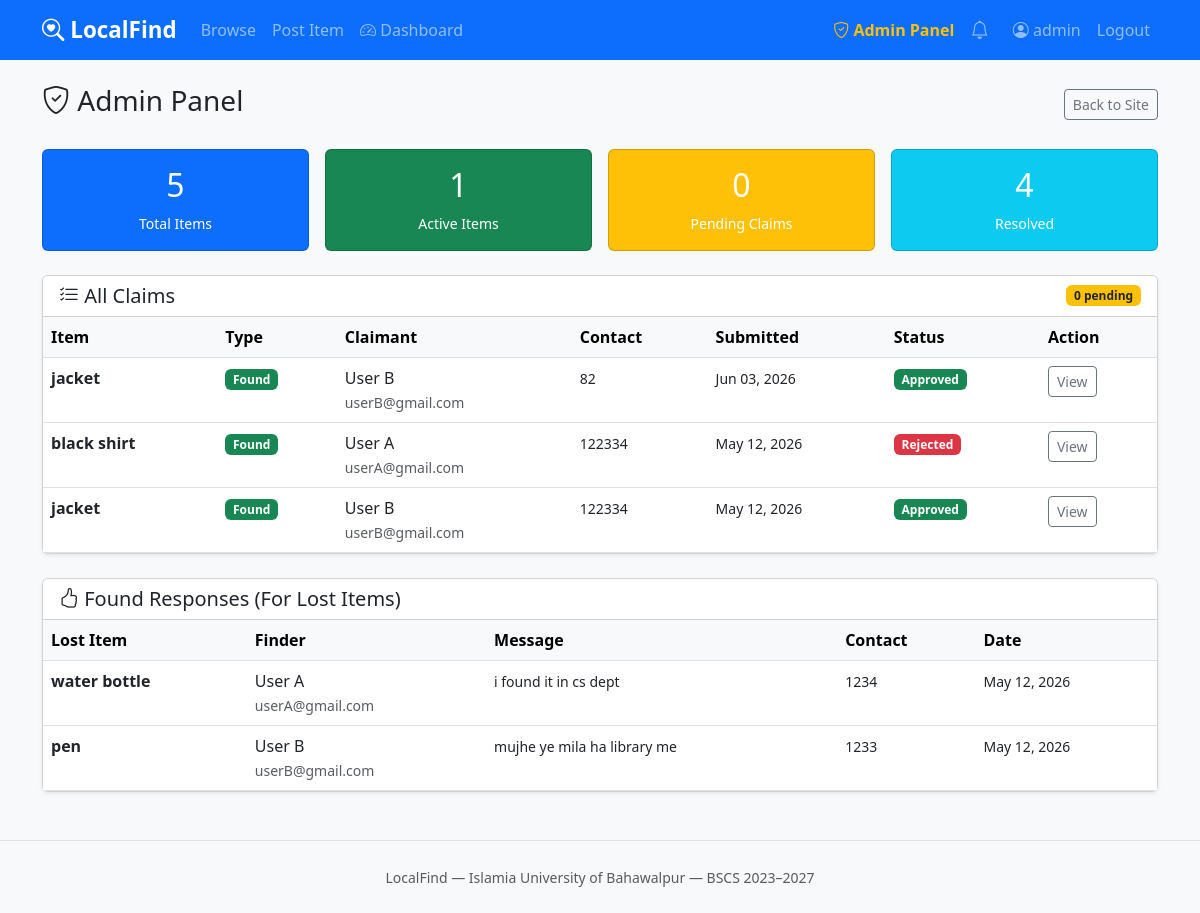
/admin-panel/ (signed in), run on an earlier commit of the app's database.
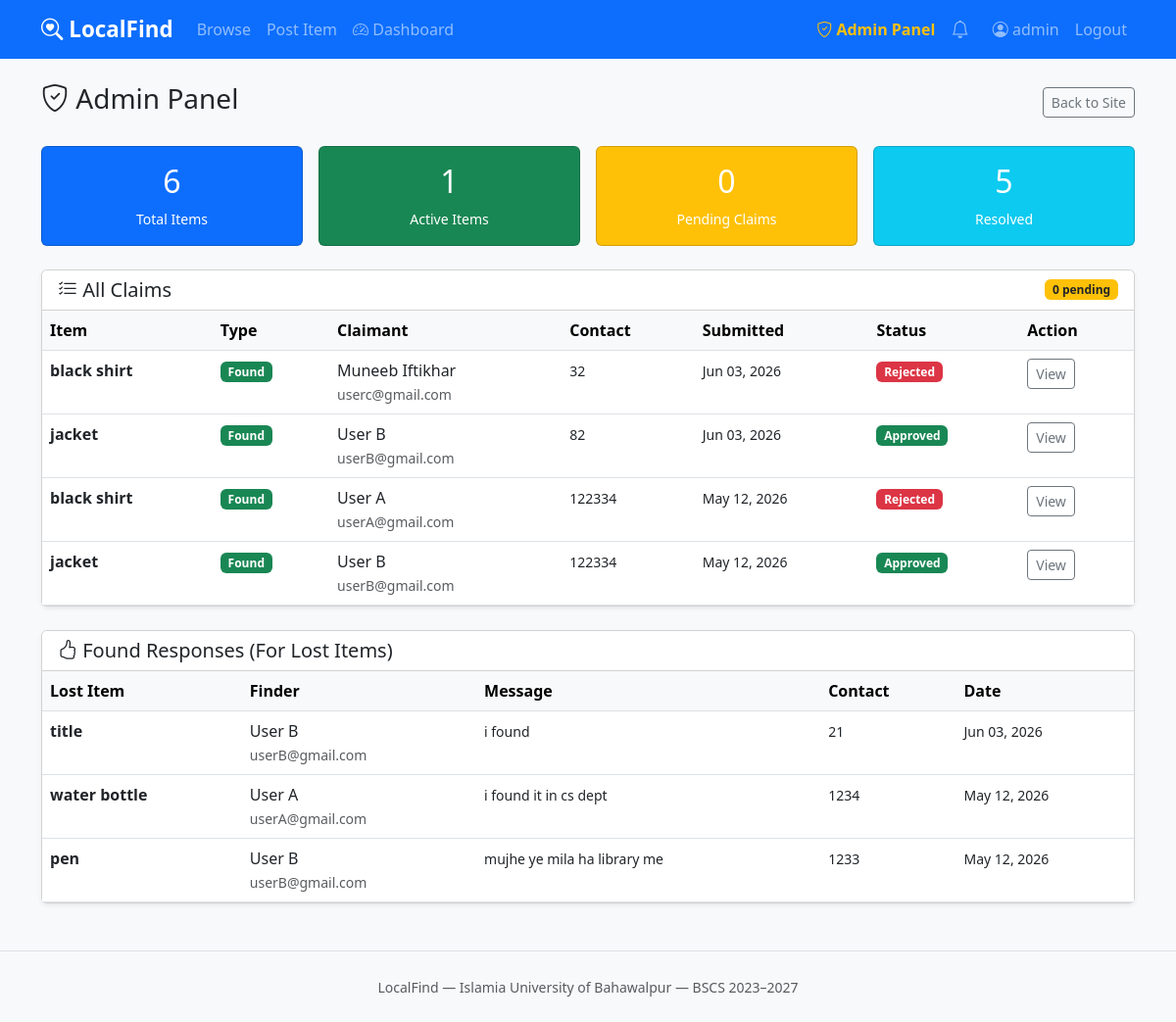
And on a later commit of the database.
### accounts/models.py (models this page shows, shortened)
class CustomUser(AbstractBaseUser, PermissionsMixin):
    email          = models.EmailField(unique=True)
    full_name      = models.CharField(max_length=150)
    phone_number   = models.CharField(max_length=20, blank=True)
    campus_location = models.CharField(max_length=100, blank=True)
    date_joined    = models.DateTimeField(auto_now_add=True)
    is_active      = models.BooleanField(default=True)
    is_staff       = models.BooleanField(default=False)
    objects = CustomUserManager()
    USERNAME_FIELD  = 'email'
    REQUIRED_FIELDS = ['full_name']

### items/models.py (models this page shows, shortened)
class Claim(models.Model):
    STATUS_CHOICES = [
        ('pending', 'Pending'),
        ('approved', 'Approved'),
        ('rejected', 'Rejected'),
    ]
    item              = models.ForeignKey(Item, on_delete=models.CASCADE, related_name='claims')
    claimant          = models.ForeignKey(settings.AUTH_USER_MODEL, on_delete=models.CASCADE, related_name='claims')
    proof_description = models.TextField()
    contact_details   = models.CharField(max_length=200)
    status            = models.CharField(max_length=10, choices=STATUS_CHOICES, default='pending')
    admin_remarks     = models.TextField(blank=True)
    submitted_at      = models.DateTimeField(auto_now_add=True)
    resolved_at       = models.DateTimeField(blank=True, null=True)
    class Meta:
        ordering = ['-submitted_at']
        unique_together = ('item', 'claimant')

class Item(models.Model):
    ITEM_TYPE_CHOICES = [
        ('lost', 'Lost'),
        ('found', 'Found'),
    ]
    CATEGORY_CHOICES = [
        ('electronics', 'Electronics'),
        ('documents', 'Documents'),
        ('keys', 'Keys'),
        ('accessories', 'Accessories'),
        ('clothing', 'Clothing'),
        ('other', 'Other'),
    ]
    STATUS_CHOICES = [
        ('active', 'Active'),
        ('claimed', 'Claimed'),
        ('resolved', 'Resolved'),
        ('expired', 'Expired'),
    ]
    posted_by         = models.ForeignKey(settings.AUTH_USER_MODEL, on_delete=models.CASCADE, related_name='items')
    item_type         = models.CharField(max_length=10, choices=ITEM_TYPE_CHOICES)
    title             = models.CharField(max_length=200)
    category          = models.CharField(max_length=20, choices=CATEGORY_CHOICES)
    description       = models.TextField()
    location          = models.CharField(max_length=200)
    date_of_incident  = models.DateField()
    image             = models.ImageField(upload_to='items/', blank=True, null=True)
    status            = models.CharField(max_length=10, choices=STATUS_CHOICES, default='active')
    created_at        = models.DateTimeField(auto_now_add=True)
    expires_at        = models.DateTimeField(default=expiry_date)
    class Meta:
        ordering = ['-created_at']

class FoundResponse(models.Model):
    item            = models.ForeignKey(Item, on_delete=models.CASCADE, related_name='found_responses')
    responder       = models.ForeignKey(settings.AUTH_USER_MODEL, on_delete=models.CASCADE, related_name='found_responses')
    message         = models.TextField()
    contact_details = models.CharField(max_length=200)
    submitted_at    = models.DateTimeField(auto_now_add=True)
    is_read         = models.BooleanField(default=False)
    class Meta:
        ordering = ['-submitted_at']
        unique_together = ('item', 'responder')

### items/views.py (the view)
# urls.py: path('admin-panel/',              views.admin_dashboard,    name='admin_dashboard'),
@login_required
@user_passes_test(is_admin)
def admin_dashboard(request):
    total_items    = Item.objects.count()
    active_items   = Item.objects.filter(status='active').count()
    resolved_items = Item.objects.filter(status='resolved').count()
    pending_claims = Claim.objects.filter(status='pending').count()
    all_claims     = Claim.objects.all().order_by('-submitted_at')
    all_responses  = FoundResponse.objects.all().order_by('-submitted_at')
    return render(request, 'dashboard/admin_dashboard.html', {
        'total_items':    total_items,
        'active_items':   active_items,
        'resolved_items': resolved_items,
        'pending_claims': pending_claims,
        'all_claims':     all_claims,
        'all_responses':  all_responses,
    })

### items/context_processors.py (called while the page is built)
def notifications(request):
    if request.user.is_authenticated:
        notifs = Notification.objects.filter(
            recipient=request.user
        ).order_by('-created_at')[:5]
        unread_count = Notification.objects.filter(
            recipient=request.user, is_read=False
        ).count()
        return {
            'notifications': notifs,
            'unread_notif_count': unread_count,
        }
    return {
        'notifications': [],
        'unread_notif_count': 0,
    }

### items/views.py (called while the page is built)
def is_admin(user):
    return user.is_staff

### templates/dashboard/admin_dashboard.html (shortened to what this page needs)
{% extends 'base.html' %}
{% block content %}
<div class="d-flex justify-content-between align-items-center mb-4">
  <h3><i class="bi bi-shield-check"></i> Admin Panel</h3>
  <a href="{% url 'items:home' %}" class="btn btn-outline-secondary btn-sm">Back to Site</a>
</div>
<div class="row g-3 mb-4">
  <div class="col-md-3">
    <div class="card text-white bg-primary text-center p-3">
      <h2>{{ total_items }}</h2>
      <small>Total Items</small>
    </div>
  </div>
  <div class="col-md-3">
    <div class="card text-white bg-success text-center p-3">
      <h2>{{ active_items }}</h2>
      <small>Active Items</small>
    </div>
  </div>
  <div class="col-md-3">
    <div class="card text-white bg-warning text-center p-3">
      <h2>{{ pending_claims }}</h2>
      <small>Pending Claims</small>
    </div>
  </div>
  <div class="col-md-3">
    <div class="card text-white bg-info text-center p-3">
      <h2>{{ resolved_items }}</h2>
      <small>Resolved</small>
    </div>
  </div>
</div>
<div class="card shadow-sm">
  <div class="card-header bg-white d-flex justify-content-between align-items-center">
    <h5 class="mb-0"><i class="bi bi-list-check"></i> All Claims</h5>
    <span class="badge bg-warning text-dark">{{ pending_claims }} pending</span>
  </div>
  <div class="card-body p-0">
    {% if all_claims %}
    <div class="table-responsive">
      <table class="table table-hover mb-0">
        <thead class="table-light">
          <tr>
            <th>Item</th>
            <th>Type</th>
            <th>Claimant</th>
            <th>Contact</th>
            <th>Submitted</th>
            <th>Status</th>
            <th>Action</th>
          </tr>
        </thead>
        <tbody>
          {% for claim in all_claims %}
          <tr>
            <td><strong>{{ claim.item.title }}</strong></td>
            <td>
              <span class="badge {% if claim.item.item_type == 'lost' %}bg-danger{% else %}bg-success{% endif %}">
                {{ claim.item.get_item_type_display }}
              </span>
            </td>
            <td>
              {{ claim.claimant.full_name }}<br>
              <small class="text-muted">{{ claim.claimant.email }}</small>
            </td>
            <td><small>{{ claim.contact_details }}</small></td>
            <td><small>{{ claim.submitted_at|date:"M d, Y" }}</small></td>
            <td>
              {% if claim.status == 'pending' %}
              <span class="badge bg-warning text-dark">Pending</span>
              {% elif claim.status == 'approved' %}
              <span class="badge bg-success">Approved</span>
              {% else %}
              <span class="badge bg-danger">Rejected</span>
              {% endif %}
            </td>
            <td>
              {% if claim.status == 'pending' %}
              <a href="{% url 'items:admin_claim_detail' claim.pk %}"
                 class="btn btn-sm btn-primary">Review</a>
              {% else %}
              <a href="{% url 'items:admin_claim_detail' claim.pk %}"
                 class="btn btn-sm btn-outline-secondary">View</a>
              {% endif %}
            </td>
          </tr>
          {% endfor %}
        </tbody>
      </table>
    </div>
    {% else %}
    <div class="text-center py-5 text-muted">
      <i class="bi bi-inbox" style="font-size:3rem;"></i>
      <p class="mt-2">No claims yet.</p>
    </div>
    {% endif %}
  </div>
</div>
<div class="card shadow-sm mt-4">
  <div class="card-header bg-white">
    <h5 class="mb-0"><i class="bi bi-hand-thumbs-up"></i> Found Responses (For Lost Items)</h5>
  </div>
  <div class="card-body p-0">
    <div class="table-responsive">
      <table class="table table-hover mb-0">
        <thead class="table-light">
          <tr>
            <th>Lost Item</th>
            <th>Finder</th>
            <th>Message</th>
            <th>Contact</th>
            <th>Date</th>
          </tr>
        </thead>
        <tbody>
          {% for resp in all_responses %}
          <tr>
            <td><strong>{{ resp.item.title }}</strong></td>
            <td>{{ resp.responder.full_name }}<br><small class="text-muted">{{ resp.responder.email }}</small></td>
            <td><small>{{ resp.message|truncatechars:60 }}</small></td>
            <td><small>{{ resp.contact_details }}</small></td>
            <td><small>{{ resp.submitted_at|date:"M d, Y" }}</small></td>
          </tr>
          {% empty %}
          <tr><td colspan="5" class="text-center text-muted py-3">No response yet </td></tr>
          {% endfor %}
        </tbody>
      </table>
    </div>
  </div>
</div>
{% endblock %}

### templates/base.html (shortened to what this page needs)
<!DOCTYPE html>
<html lang="en">
<head>
  <link href="https://cdn.jsdelivr.net/npm/bootstrap@5.3.0/dist/css/bootstrap.min.css" rel="stylesheet">
  <link href="https://cdn.jsdelivr.net/npm/bootstrap-icons@1.11.0/font/bootstrap-icons.css" rel="stylesheet">
</head>
<body>
<nav class="navbar navbar-expand-lg navbar-dark bg-primary">
  <div class="container">
    <a class="navbar-brand" href="{% url 'items:home' %}">
      <i class="bi bi-search-heart"></i> LocalFind
    </a>
    <div class="collapse navbar-collapse" id="navMenu">
      <ul class="navbar-nav me-auto">
        <li class="nav-item"><a class="nav-link" href="{% url 'items:home' %}">Browse</a></li>
        {% if user.is_authenticated %}
        <li class="nav-item"><a class="nav-link" href="{% url 'items:post_item' %}">Post Item</a></li>
        <li class="nav-item">
          <a class="nav-link" href="{% url 'items:dashboard' %}">
            <i class="bi bi-speedometer2"></i> Dashboard
          </a>
        </li>
        {% endif %}
      </ul>
      <ul class="navbar-nav align-items-center">
        {% if user.is_authenticated %}
        {% if user.is_staff %}
        <li class="nav-item">
          <a class="nav-link text-warning fw-semibold" href="{% url 'items:admin_dashboard' %}">
            <i class="bi bi-shield-check"></i> Admin Panel
          </a>
        </li>
        {% endif %}
        <li class="nav-item dropdown me-2">
          <a class="nav-link position-relative dropdown-toggle no-caret" href="#" id="notifDropdown" role="button" data-bs-toggle="dropdown" aria-expanded="false">
            <i class="bi bi-bell" style="font-size: 1.15rem;"></i>
          </a>
        </li>
        <li class="nav-item"><a class="nav-link" href="{% url 'accounts:profile' %}"><i class="bi bi-person-circle"></i> {{ user.full_name }}</a></li>
        <li class="nav-item"><a class="nav-link" href="{% url 'accounts:logout' %}">Logout</a></li>
        {% else %}
        <li class="nav-item"><a class="nav-link" href="{% url 'accounts:login' %}">Login</a></li>
        <li class="nav-item"><a class="nav-link btn btn-light text-primary px-3 ms-2" href="{% url 'accounts:register' %}">Register</a></li>
        {% endif %}
      </ul>
    </div>
  </div>
 </nav>
<div class="container mt-4">
  {% block content %}{% endblock %}
</div>
<footer class="text-center text-muted py-4 mt-5 border-top">
  <small>LocalFind &mdash; Islamia University of Bahawalpur &mdash; BSCS 2023&ndash;2027</small>
</footer>
</body>
</html>

### templates/base.html (style rules this page uses)
body { background-color: #f8f9fa; }
.navbar-brand { font-weight: 700; font-size: 1.4rem; }
.no-caret::after { display: none !important; }

What changed in the data, as far as the page shows it:
added Claim: item "black shirt", item.item_type "Found", claimant.full_name "Muneeb Iftikhar", claimant.email "userc@gmail.com", contact_details "32", submitted_at "Jun 03, 2026", status "Rejected"
added FoundResponse: item "title", responder.full_name "User B", responder.email "userB@gmail.com", message "i found", contact_details "21", submitted_at "Jun 03, 2026"
Also different on the page:
{{ total_items }}: "5" → "6"
{{ resolved_items }}: "4" → "5"
